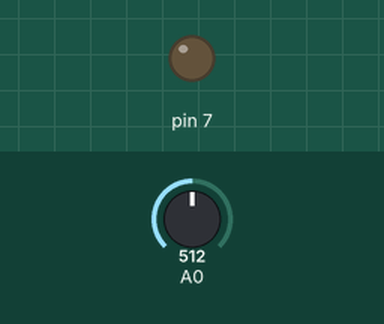
The sketch below on a simulated Arduino Uno, built with avr-gcc and run on an emulated ATmega328P. On the bench: output pins drawn as LEDs (lit = HIGH). The inputs (shaded band) are chosen by the test bench; at power-on: A0 = 512. What the sketch prints to the serial monitor is not drawn.

Above: at 1.2 s.
1.3 s: A0 set to 315
3.2 s: A0 set to 288
At 4.3 s:
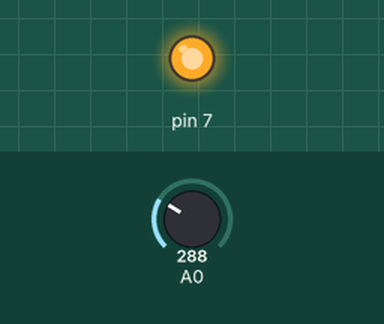
5.5 s: A0 set to 306
At 7.0 s:
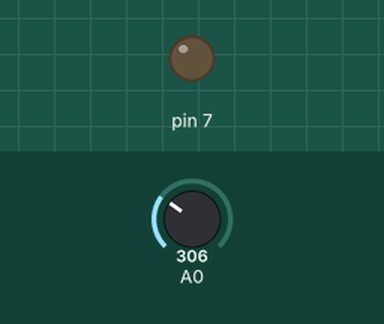
7.5 s: A0 set to 290
At 8.5 s:
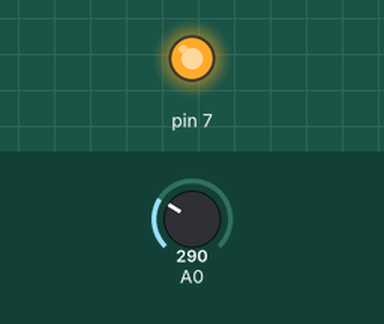
Timing chart, 0 to 10.5 s (numbered marks = the images above; inputs shaded):
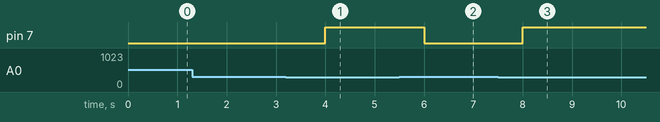

The sketch:

RelayBasic.ino
```cpp
//byte test;

void setup() {
  Serial.begin(9600);
   //test = analogRead(A0);
   //Serial.print("setup:");
   //erial.println(test);
  //pinMode(A0,INPUT);//水位偵測器
  pinMode(7,OUTPUT); //繼電器的接腳
  //delay(2000);
}

void loop() {
  //Serial.print("loop:");
  Serial.println(analogRead(A0));
    if(analogRead(A0)>300){
      digitalWrite(7,LOW);
      Serial.println("倒滿水Full");
      Serial.println("馬達ON");
    }
    else{
      Serial.println("沒水了Empty");
      digitalWrite(7,HIGH);
      Serial.println("馬達OFF");
    }
    delay(2000);
    //test = !test;
}
```

Measured:
- the behaviour switches between 301 and 300 on A0 (found by bisection; images 0 and 1)
- after the input at 1.3 s, every drawn part: stays the same
- after the input at 3.2 s, pin 7: LOW → HIGH after 0.80 s
- after the input at 5.5 s, pin 7: HIGH → LOW after 0.50 s
- after the input at 7.5 s, pin 7: LOW → HIGH after 0.50 s
